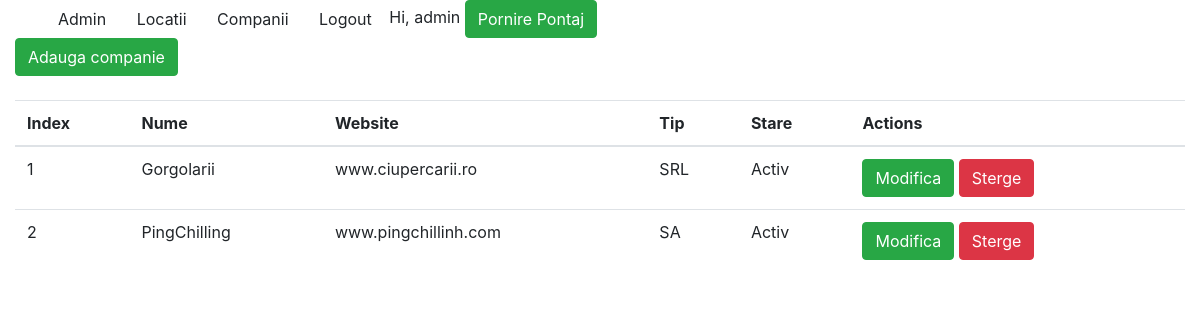
The app's page /companies/ (signed in) with its own data.
### aplicatie2/models.py (models this page shows, shortened)
class Companies(models.Model):
    nume = models.CharField(max_length=100)
    website = models.CharField(max_length=50)
    tip_companie = models.CharField(max_length=10, choices=tipuri_companie)
    active = models.BooleanField(default=True)

### aplicatie2/views.py (the view)
# urls.py: path('', views.CompaniesView.as_view(), name='lista_companii'),
class CompaniesView(LoginRequiredMixin, ListView):
    model = Companies   # from models (din baza de date)
    template_name = 'aplicatie2/companies_index.html'

### proiect/context_processors.py (called while the page is built)
def is_ready_to_work(request):
    if request.user.is_authenticated:
        if Pontaj.objects.filter(user_id=request.user.id, end_date=None).exists():
            return {'ready_to_work':False}
        return {'ready_to_work':True}
    return {}

### templates/aplicatie2/companies_index.html
{% extends 'base.html' %}
{% block content %}
    <a href="{% url 'companies:Adauga' %}" class="btn btn-success">Adauga companie</a>
    <br>
    <br>
    <table class="table">
        <thead>
            <tr>
                <th>Index</th>
                <th>Nume</th>
                <th>Website</th>
                <th>Tip</th>
                <th>Stare</th>
                <th>Actions</th>
            </tr>
        </thead>
        <tbody>
            {% for item in companies_list %}
                <tr>
                    <td>{{ forloop.counter }}</td>
                    <td>{{ item.nume }}</td>
                    <td>{{ item.website }}</td>
                    <td>{{ item.tip_companie }}</td>
                    <td>
                        {% if item.active == 1%}
                            <span>Activ</span>
                        {% else %}
                            <span>Inactiv</span>
                        {% endif %}
                    </td>
                    <td>
                        <a href="{% url 'companies:Modifica' item.id %}" class="btn btn-success">Modifica</a>
                        {% if item.active == 1 %}
                            <a href="{% url 'companies:Sterge' item.id %}" class="btn btn-danger">Sterge</a>
                        {% else %}
                            <a href="{% url 'companies:Activeaza' item.id %}" class="btn btn-info">Activeaza</a>
                        {% endif %}
                    </td>
                </tr>
            {% endfor %}
        </tbody>
    </table>
{% endblock %}

### templates/base.html
<html>
<head>
    <link rel="stylesheet" href="https://stackpath.bootstrapcdn.com/bootstrap/4.4.1/css/bootstrap.min.css">
</head>
<body>
<div class="container">
    <div class="row">
        <div class="col-md-12">
            <nav>
                <a class="btn" href="/admin/">Admin</a>
                {% if request.user.is_authenticated %}
                    <a class="btn" href="{% url 'locations:lista_locatii' %}">Locatii</a>
                    <a class="btn" href="{% url 'companies:lista_companii' %}">Companii</a>
                    <a class="btn" href="{% url 'logout' %}">Logout</a>
                    <span>Hi, {{ request.user.username | lower }}</span>
                    {% if ready_to_work is False %}
                    <a href="{% url 'userprofile:stop_pontaj' %}" class="btn btn-success">Oprire Pontaj</a>
                    {% else %}
                    <a href="{% url 'userprofile:start_pontaj' %}" class="btn btn-success">Pornire Pontaj</a>
                    {% endif %}
                {% endif %}
            </nav>
        </div>
    </div>
</div>
<div class="col-md-12">
    {% block content %}
    {% endblock %}
</div>
</body>
</html>

### records on screen
Companies: nume "Gorgolarii", website "www.ciupercarii.ro", tip_companie "SRL", active "Activ"
Companies: nume "PingChilling", website "www.pingchillinh.com", tip_companie "SA", active "Activ"

### other values on screen
{{ request.user.username | lower }} "admin"
